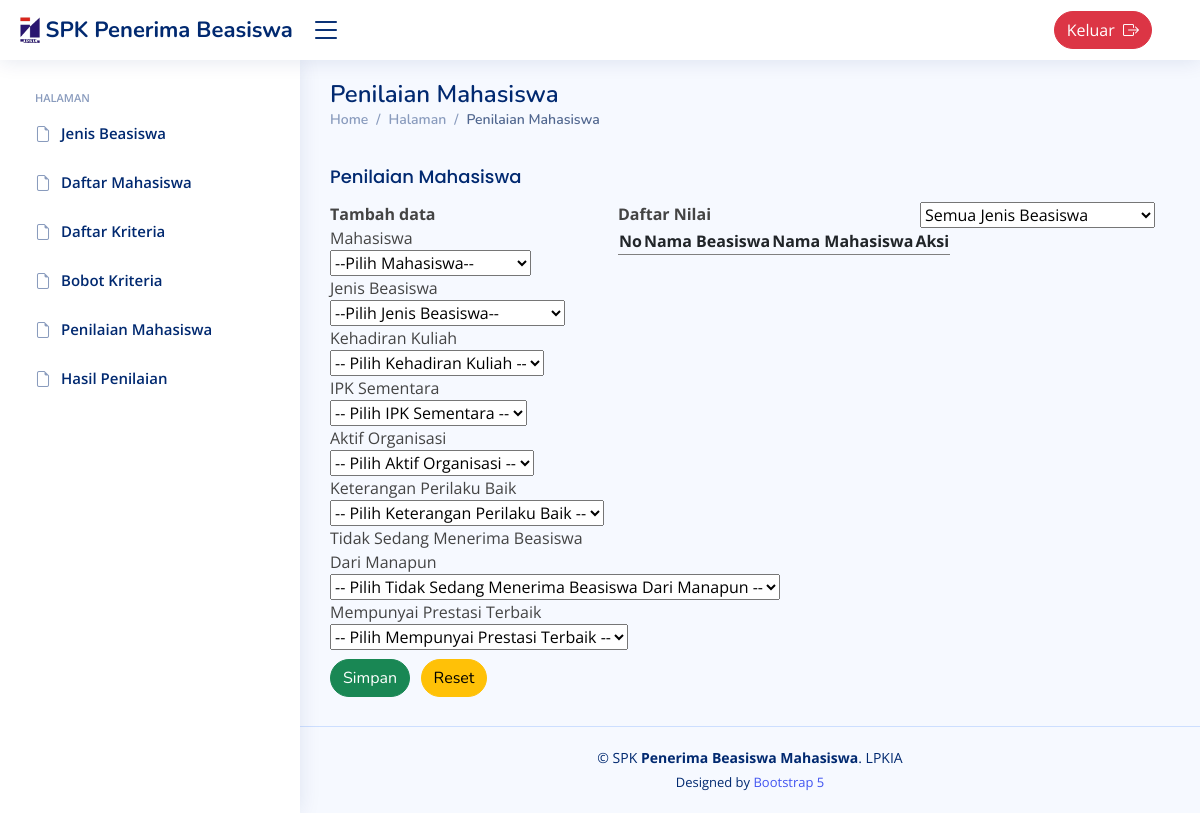
Page /?page=penilaian (signed in) on the committed database.
### tables this page shows
CREATE TABLE `kriteria` (
  `id_kriteria` int(3) NOT NULL,
  `namaKriteria` varchar(50) NOT NULL,
  `sifat` enum('Benefit','Cost') NOT NULL
);

### page/tambahnilai.php (the view, shortened to what this page needs)
<div class="panel-top">
    <b class="text-green"><i class="fa fa-plus-circle text-green"></i> Tambah data</b>
</div>
<form id="form" action="./proses/prosestambah.php" method="POST">
    <div class="panel-middle">
        <div class="group-input">
            <label for="mahasiswa">Mahasiswa</label>
            <select class="form-custom" required name="mahasiswa" id="mahasiswa">
                <option selected disabled>--Pilih Mahasiswa--</option>
            </select>
        </div>
        <div class="group-input">
            <label for="beasiswa">Jenis Beasiswa</label>
            <select class="form-custom" required name="beasiswa" id="beasiswa">
                <option selected disabled>--Pilih Jenis Beasiswa--</option>
            </select>
        </div>
        <?php
        $query="SELECT * FROM kriteria";
        $execute=$konek->query($query);
        if ($execute->num_rows > 0){
            while($data=$execute->fetch_array(MYSQLI_ASSOC)){
                echo "<div class=\"group-input\">";
                echo "<label for=\"nilai\">$data[namaKriteria]</label>";
                echo "<select class=\"form-custom\" required name=\"nilai[]\" id=\"nilai\">";
                echo "<option disabled selected>-- Pilih $data[namaKriteria] --</option>";
                echo "</select></div>";
            }
        }
        ?>
    </div>
    <div class="panel-top">
        <div class="panel-top">
        <h1>
            <button type="submit" class="btn btn-success rounded-pill"> Simpan</button>
            <button type="reset" id="buttonreset" class="btn btn-warning rounded-pill">Reset</button>
        </div>
    </div>
</form>

### assets/css/style.css (style rules this page uses)
:root { scroll-behavior: smooth; }
body { font-family: "Open Sans", sans-serif; background: #f6f9ff; color: #444444; }
h1, h2, h3, h4, h5, h6 { font-family: "Nunito", sans-serif; }

### rows in the picture
kriteria: namaKriteria "Kehadiran Kuliah"
kriteria: namaKriteria "IPK Sementara"
kriteria: namaKriteria "Aktif Organisasi"
kriteria: namaKriteria "Keterangan Perilaku Baik"
kriteria: namaKriteria "Tidak Sedang Menerima Beasiswa Dari Manapun"
kriteria: namaKriteria "Mempunyai Prestasi Terbaik"
